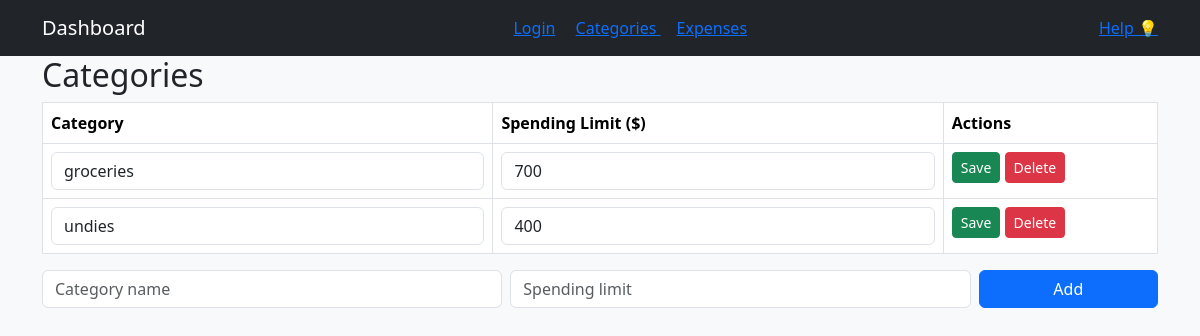
Screenshot of /categories (signed in) with the database file from the repository.
### tables this page shows
CREATE TABLE category (id INTEGER PRIMARY KEY AUTOINCREMENT UNIQUE NOT NULL, name TEXT, spending_limit INTEGER, user_id INTEGER REFERENCES user (id));

### app.py (the view)
@app.route("/categories")
def view_categories():
    user = session.get("user")
    if not user:
        return redirect(url_for("login"))
    user_id = user[0]
    sql = "SELECT * FROM category WHERE user_id = ?"
    categories = query_db(sql, args=(user_id,))
    return render_template("categories.html", categories=categories)

### app.py (called while the page is built)
def get_db():
    db = getattr(g, '_database', None)
    if db is None:
        db = g._database = sqlite3.connect(DATABASE)
    return db

def query_db(query, args=(), one=False):
    cur = get_db().execute(query, args)
    rv = cur.fetchall()
    cur.close()
    return (rv[0] if rv else None) if one else rv

### templates/categories.html (shortened to what this page needs)
<!DOCTYPE html>
<html lang="en">
<head>
</head>
<body>
    {% extends "base.html" %}
    {% block content %}
    <h2> Categories</h2>
    <table class = "table table-bordered">
        <tr><th>Category</th><th>Spending Limit ($)</th><th>Actions</th></tr>
        {%for category in categories%}
            <tr>
                <form method = "POST" action = "{{url_for ('edit_category', id=category[0]) }}">
                    <td><input class = "form-control" name= "name" value = "{{category[1]}}"></td>
                    <td><input class = "form-control" name= "spending_limit" value = "{{category[2]}}"></td>
                    <td>
                        <button class="btn btn-success btn-sm"> Save</button>
                        <a href = "{{url_for ('delete_category', id=category[0])}}" class = "btn btn-danger btn-sm"> Delete</a>
                    </td>
                </form>
            </tr>
        {%endfor%}
    </table>
    <form method = "POST" action = "{{url_for ('add_category')}}" class = "row g-2 mb-3">
        <div class = "col-md-5"><input class = "form-control" name ="name" placeholder = "Category name" required></div>
        <div class = "col-md-5"><input class = "form-control" name = "spending_limit" placeholder = "Spending limit" required></div>
        <div class = "col-md-2"><button class = "btn btn-primary w-100">Add</button></div>
    </form>
    {%endblock%}

### rows the page displays
category: name "groceries", spending_limit "700"
category: name "undies", spending_limit "400"
